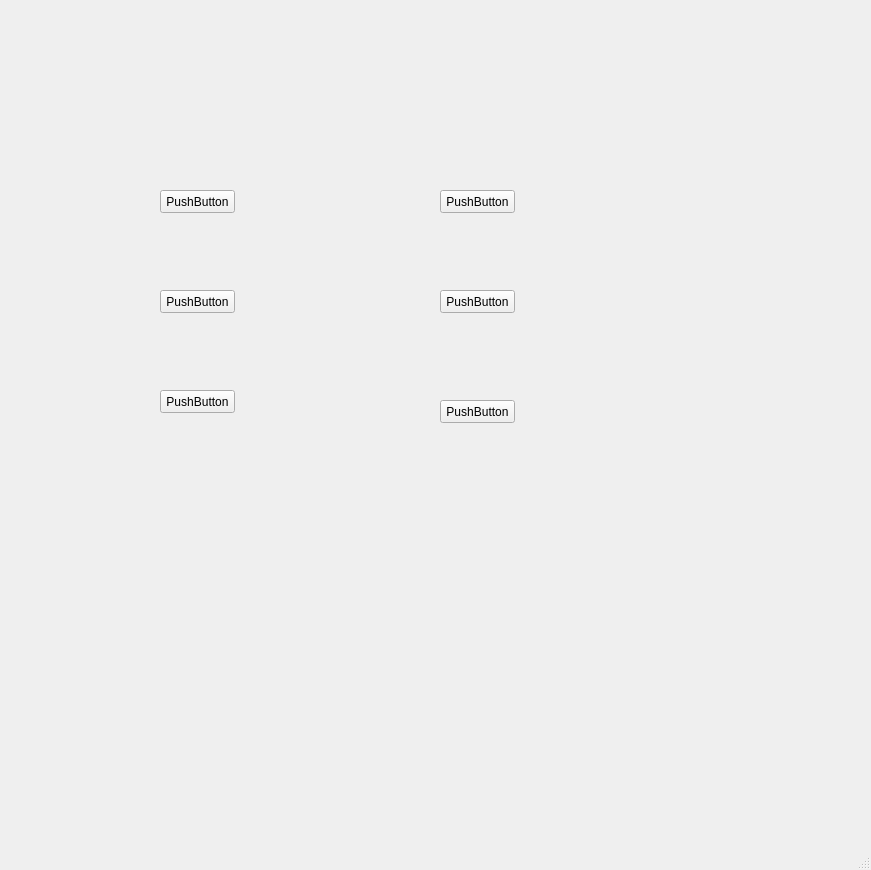
<?xml version="1.0" encoding="UTF-8"?>
<ui version="4.0">
 <class>MainWindow</class>
 <widget class="QMainWindow" name="MainWindow">
  <property name="geometry">
   <rect>
    <x>0</x>
    <y>0</y>
    <width>871</width>
    <height>870</height>
   </rect>
  </property>
  <property name="windowTitle">
   <string>MainWindow</string>
  </property>
  <property name="styleSheet">
   <string notr="true">border-image: url(:/newPrefix/img/1.png);</string>
  </property>
  <widget class="QWidget" name="centralwidget">
   <widget class="QPushButton" name="pushButton">
    <property name="geometry">
     <rect>
      <x>160</x>
      <y>190</y>
      <width>75</width>
      <height>23</height>
     </rect>
    </property>
    <property name="text">
     <string>PushButton</string>
    </property>
   </widget>
   <widget class="QPushButton" name="pushButton_2">
    <property name="geometry">
     <rect>
      <x>160</x>
      <y>290</y>
      <width>75</width>
      <height>23</height>
     </rect>
    </property>
    <property name="text">
     <string>PushButton</string>
    </property>
   </widget>
   <widget class="QPushButton" name="pushButton_3">
    <property name="geometry">
     <rect>
      <x>160</x>
      <y>390</y>
      <width>75</width>
      <height>23</height>
     </rect>
    </property>
    <property name="text">
     <string>PushButton</string>
    </property>
   </widget>
   <widget class="QPushButton" name="pushButton_4">
    <property name="geometry">
     <rect>
      <x>440</x>
      <y>190</y>
      <width>75</width>
      <height>23</height>
     </rect>
    </property>
    <property name="text">
     <string>PushButton</string>
    </property>
   </widget>
   <widget class="QPushButton" name="pushButton_5">
    <property name="geometry">
     <rect>
      <x>440</x>
      <y>290</y>
      <width>75</width>
      <height>23</height>
     </rect>
    </property>
    <property name="text">
     <string>PushButton</string>
    </property>
   </widget>
   <widget class="QPushButton" name="pushButton_6">
    <property name="geometry">
     <rect>
      <x>440</x>
      <y>400</y>
      <width>75</width>
      <height>23</height>
     </rect>
    </property>
    <property name="text">
     <string>PushButton</string>
    </property>
   </widget>
  </widget>
  <widget class="QMenuBar" name="menubar">
   <property name="geometry">
    <rect>
     <x>0</x>
     <y>0</y>
     <width>871</width>
     <height>23</height>
    </rect>
   </property>
  </widget>
  <widget class="QStatusBar" name="statusbar"/>
 </widget>
 <resources>
  <include location="test.qrc"/>
 </resources>
 <connections/>
</ui>
